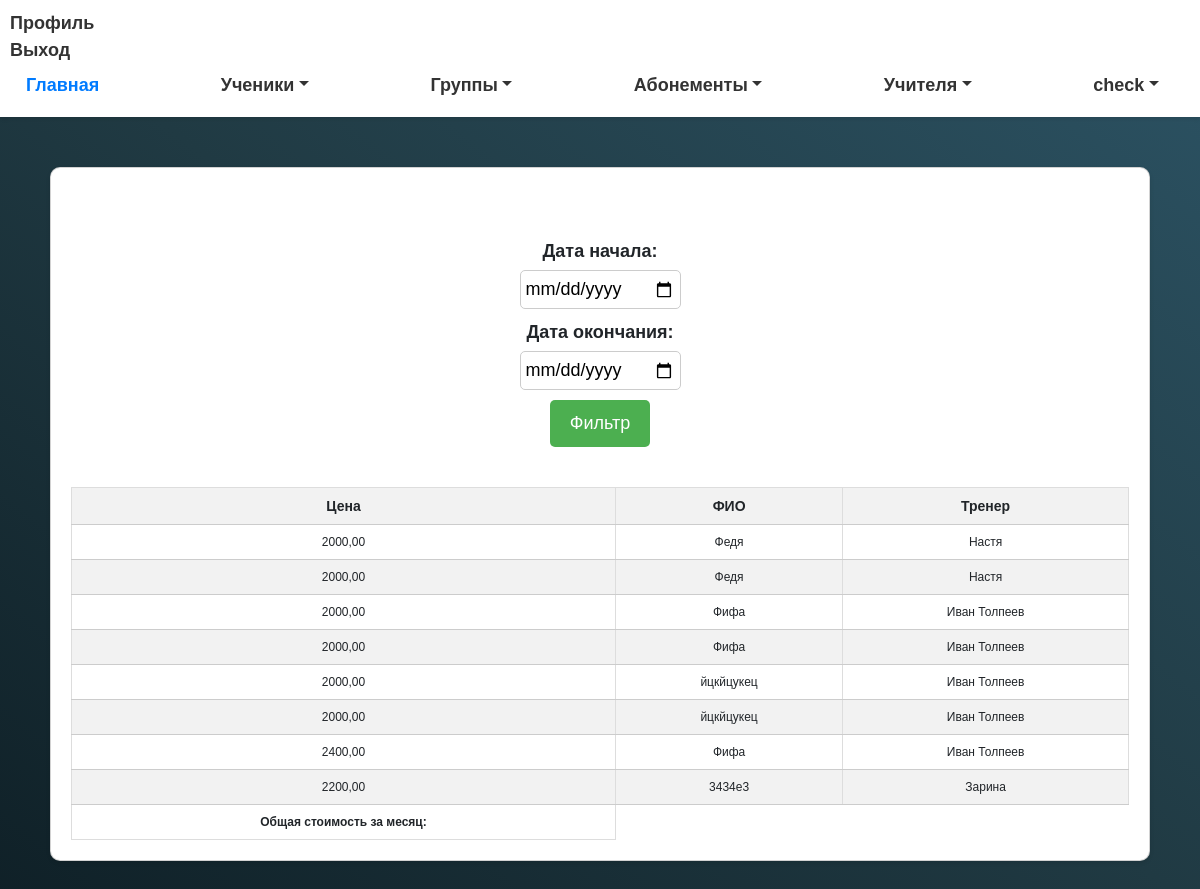
The page /check/ (signed in) on the database its author committed.
### myapp/models.py (models this page shows, shortened)
class Subscription(models.Model):
    group = models.ForeignKey(Group, on_delete=models.CASCADE)
    client = models.ForeignKey(Client, on_delete=models.CASCADE)
    coach = models.ForeignKey(Coach, on_delete=models.CASCADE)
    lessons_count = models.IntegerField()
    attendance = models.BooleanField(default=False)
    price = models.DecimalField(max_digits=10, decimal_places=2)  # Добавляем поле для стоимости абонемента
    comment = models.TextField(blank=True, null=True)
    button_highlighted = models.BooleanField(default=False)
    date = models.DateTimeField(default=timezone.now)  # Добавляем поле для даты создания

class Client(models.Model):
    full_name = models.CharField(max_length=255)
    birth_date = models.DateField()
    phone_number = models.CharField(max_length=20)
    parent_name = models.CharField(max_length=255)
    address = models.CharField(max_length=255, default='Unknown Address')  # Add a default value here
    card_number = models.CharField(max_length=100, unique=True)
    group_obj = models.ForeignKey('Group', on_delete=models.CASCADE, null=True, blank=True)
    date_joined = models.DateField()

class Coach(models.Model):
    full_name = models.CharField(max_length=255)
    phone_number = models.CharField(max_length=20)
    students = models.ManyToManyField(Client, null=True, blank=True)
    groupqs = models.ManyToManyField(Group, related_name='coach_groupqs', null=True, blank=True)

### myapp/views.py (the view)
# urls.py: path('check/', check, name='check'),
@login_required
def check(request):
    subscriptions = Subscription.objects.all()
    start_date = request.GET.get('start_date')
    end_date = request.GET.get('end_date')
    if start_date and end_date:
        subscriptions = subscriptions.filter(date__range=[start_date, end_date])
        total_price = subscriptions.aggregate(total_price=Sum('price'))['total_price']
        return render(request, 'check.html', {'subscriptions': subscriptions,
                                              'total_price': total_price})
    else:
        return render(request, 'check.html', {'subscriptions': subscriptions})

### myapp/templates/check.html
{% extends 'base.html' %}
{% block content %}
<div class="container">
    <div class="card" style="padding: 20px; border-radius: 10px; box-shadow: 0 2px 4px rgba(0,0,0,0.1);">
        <form method="get" style="margin-bottom: 20px;">
            <label for="start_date" style="display: block; margin-bottom: 5px;">Дата начала:</label>
            <input type="date" name="start_date" style="padding: 5px; border: 1px solid #ccc; border-radius: 5px; margin-bottom: 10px;">
            <label for="end_date" style="display: block; margin-bottom: 5px;">Дата окончания:</label>
            <input type="date" name="end_date" style="padding: 5px; border: 1px solid #ccc; border-radius: 5px; margin-bottom: 10px;">
            <button type="submit" style="padding: 10px 20px; background-color: #4CAF50; color: white; border: none; border-radius: 5px; cursor: pointer;">Фильтр</button>
        </form>
        <table style="width: 100%; border-collapse: collapse; margin-top: 20px;">
            <thead>
                <tr>
                    <th style="border-bottom: 1px solid #ccc;">Цена</th>
                    <th style="border-bottom: 1px solid #ccc;">ФИО</th>
                    <th style="border-bottom: 1px solid #ccc;">Тренер</th>
                </tr>
            </thead>
            <tbody>
                {% for subscription in subscriptions %}
                    <tr>
                        <td style="padding: 10px; border-bottom: 1px solid #ccc;">{{ subscription.price }}</td>
                        <td style="padding: 10px; border-bottom: 1px solid #ccc;">{{ subscription.client.full_name }}</td>
                        <td style="padding: 10px; border-bottom: 1px solid #ccc;">{{ subscription.coach.full_name }}</td>
                    </tr>
                {% endfor %}
                <tr>
                    <td style="padding: 10px;"><strong>Общая стоимость за месяц:</strong> {{ total_price }}</td>
                </tr>
            </tbody>
        </table>
    </div>
</div>
{% endblock %}

### myapp/static/css/myapp.css (style rules this page uses)
body { font-family: Arial, sans-serif; background-image: linear-gradient(to right top, #0f2027, #203a43, #2c5364); }
.container { max-width: 1200px; margin: 0 auto; padding: 50px; color: #fff; text-align: center; }
table { border-collapse: collapse; margin: auto; }
th, td { padding: 10px; text-align: center; border: 1px solid #ddd; }
th { background-color: #f2f2f2; }
tbody tr:nth-child(even) { background-color: #f2f2f2; }
form { max-width: 500px; margin: 50px auto 0; display: flex; flex-direction: column; align-items: center; }
label { margin-bottom: 5px; font-weight: bold; }
button[type="submit"] { padding: 10px 20px; color: #fff; background-color: #007bff; border: none; border-radius: 5px; cursor: pointer; transition: all 0.3s ease-in-out; }

### myapp/templates/base.html (style rules this page uses)
body, nav a, .nav-link, .dropdown-item { font-size: 18px; }
table { font-size: 14px; }
td { font-size: 12px; }

### rows shown on the page
Subscription: price "2000,00", client.full_name "Федя", coach.full_name "Настя"
Subscription: price "2000,00", client.full_name "Федя", coach.full_name "Настя"
Subscription: price "2000,00", client.full_name "Фифа", coach.full_name "Иван Толпеев"
Subscription: price "2000,00", client.full_name "Фифа", coach.full_name "Иван Толпеев"
Subscription: price "2000,00", client.full_name "йцкйцукец", coach.full_name "Иван Толпеев"
Subscription: price "2000,00", client.full_name "йцкйцукец", coach.full_name "Иван Толпеев"
Subscription: price "2400,00", client.full_name "Фифа", coach.full_name "Иван Толпеев"
Subscription: price "2200,00", client.full_name "3434е3", coach.full_name "Зарина"
